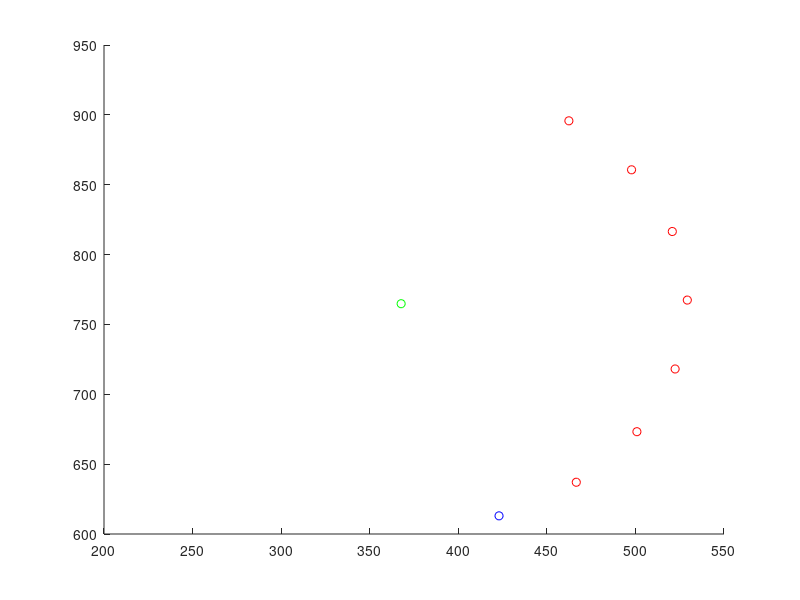

Recreate this plot in MATLAB.
a=[423 613];
c=[367.74 764.83]
r=161.567;

v=50;

%Determine angular displacement

%theta = pi/180;
theta = v/r
figure();
hold on;
plot (c(1),c(2),'og');
plot(a(1),a(2),'ob');
    for i=1:7
    if(i>1)
        a(1)=x(i-1);
        a(2)=y(i-1);
    end
    %Initial angle from y-axis
    alpha = atan2(a(2)-c(2),a(1)-c(1))

    x(i)=c(1)+r* cos(alpha+theta);
    y(i)=c(2)+r* sin(alpha+theta);
     plot(x(i),y(i),'or');
end

axis ([200 550 600 950])
hold off;

